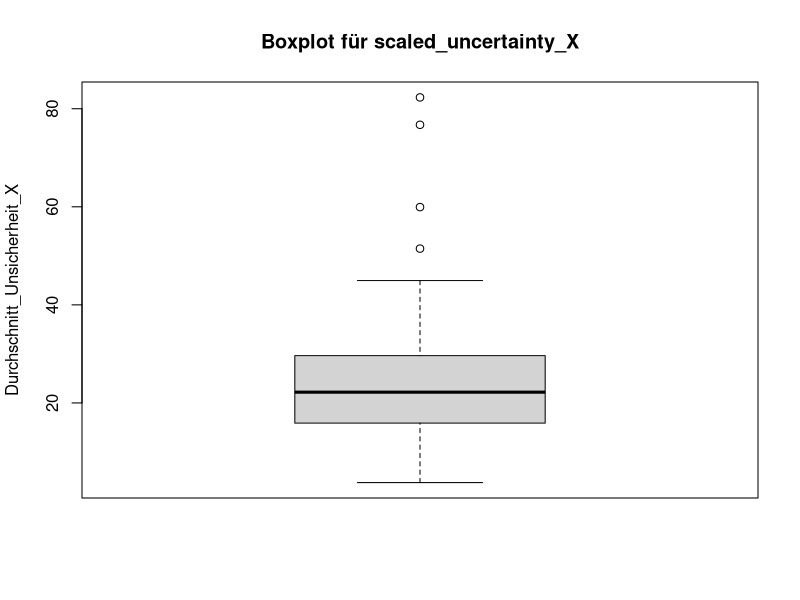
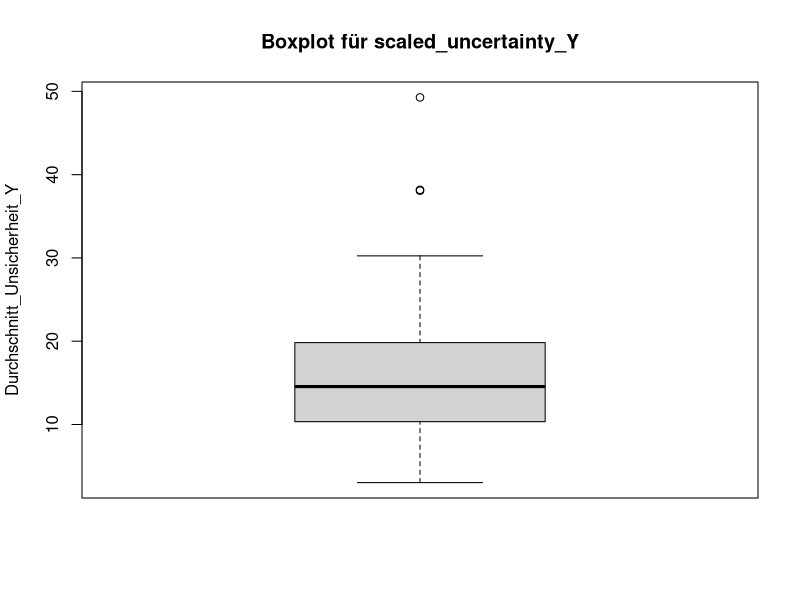

Generate these figures, in order, with R: (Note: this script raises an error after producing the figures.)

library(plotrix)
library(dplyr)
library(ggplot2)
library(grid)
library(RColorBrewer)
library(openxlsx)
library(gplots)
library(tibble)
library(readxl)

answerstable <- read.xlsx('myapp/data/RQ1_corrected_scaled_2.xlsx') #importiert das answers file
answerstable <- answerstable %>% filter(QUES_ID != "401" & QUES_ID != "402"& QUES_ID != "403")#Nimmt meine Testdatensätze aus
answerstable <- answerstable %>% filter(QUES2SURV_METHOD == "classic" & ANS2SURV_ANSWERED == 1 & (ACC2SURV_ROLE  == 1 | ACC2SURV_ROLE  == 2))#filtert die Daten und gibt nur die beantworteten aus #& QUES_ID == actualscenario)# & ACC2SURV_ACCID == "22")

df.all <- answerstable %>% filter(QUES2SURV_METHOD == "classic" & ANS2SURV_ANSWERED == 1 & (ACC2SURV_ROLE  == 1 | ACC2SURV_ROLE  == 2))#filtert die Daten und gibt nur die beantworteten aus #& QUES_ID == actualscenario)# & ACC2SURV_ACCID == "22")
df.coreteam <- answerstable %>% filter(QUES2SURV_METHOD == "classic" & ANS2SURV_ANSWERED == 1 & ACC2SURV_ROLE  == 1) # nur Kernteam
df.noncoreteam <- answerstable %>% filter(QUES2SURV_METHOD == "classic" & ANS2SURV_ANSWERED == 1 & ACC2SURV_ROLE  == 2) # nur nichtKernteam

numberofuser.all <- length(unique(df.all$ACC2SURV_ACCID)) #Anzahl der Gesamtuser
numberofuser.coreteam <- length(unique(df.coreteam$ACC2SURV_ACCID))
numberofuser.noncoreteam <- length(unique(df.noncoreteam$ACC2SURV_ACCID))
users <- unique(df.all$ACC2SURV_ACCID)

kategorien <- sort(unique(answerstable$QUES_CATEGORY_english))
print(kategorien)


ergebnis <- aggregate(cbind(uncertaintyIPercent, uncertaintyOPercent) ~ QUES_CATEGORY_english, data = answerstable, mean)

print (length(ergebnis))
ergebnis$uncertaintyIPercent <- round(ergebnis$uncertaintyIPercent,2)
ergebnis$uncertaintyOPercent <- round(ergebnis$uncertaintyOPercent,2)
ergebnis$mean_uncertainty <- ((ergebnis$uncertaintyIPercent + ergebnis$uncertaintyOPercent)/2)


uncertaintyIPercent = round(mean(answerstable$uncertaintyIPercent, na.rm = TRUE),2)
uncertaintyOPercent = round(mean(answerstable$uncertaintyOPercent, na.rm = TRUE),2)

summenzeile <- c(QUES_CATEGORY_english = "Overall Average",
                 uncertaintyIPercent,
                 uncertaintyOPercent,
                 mean_uncertainty = round(mean(c(uncertaintyIPercent,uncertaintyOPercent)),2)
                 )

ergebnis <- rbind(ergebnis, summenzeile)
print(ergebnis)




gesamt <- as.integer(sum(!is.na(answerstable$ACC2SURV_ROLE)))
gesamt_ct <- as.integer(sum(answerstable$ACC2SURV_ROLE == 1, na.rm = TRUE))
gesamt_nct <- as.integer(sum(answerstable$ACC2SURV_ROLE == 2, na.rm = TRUE))
all_unc_I <- round(mean(answerstable$uncertaintyIPercent[answerstable$ACC2SURV_ROLE == 1 |  answerstable$ACC2SURV_ROLE == 2 ], na.rm = TRUE),2)
all_unc_O <- round(mean(answerstable$uncertaintyOPercent[answerstable$ACC2SURV_ROLE == 1 | answerstable$ACC2SURV_ROLE == 2], na.rm = TRUE),2)
ct_unc_I <- round(mean(answerstable$uncertaintyIPercent[answerstable$ACC2SURV_ROLE == 1], na.rm = TRUE),2)
ct_unc_O <- round(mean(answerstable$uncertaintyOPercent[answerstable$ACC2SURV_ROLE == 1], na.rm = TRUE),2)
nct_unc_I <- round(mean(answerstable$uncertaintyIPercent[answerstable$ACC2SURV_ROLE == 2], na.rm = TRUE),2)
nct_unc_O <- round(mean(answerstable$uncertaintyOPercent[answerstable$ACC2SURV_ROLE == 2], na.rm = TRUE),2)
all_hitImp <- as.integer(sum(answerstable$hitImp, na.rm = TRUE),2)
ct_hitImp <- as.integer(sum(answerstable$hitImp[answerstable$ACC2SURV_ROLE == 1], na.rm = TRUE),2)
nct_hitImp <- as.integer(sum(answerstable$hitImp[answerstable$ACC2SURV_ROLE == 2], na.rm = TRUE),2)
all_hitOcc <- as.integer(sum(answerstable$hitOcc, na.rm = TRUE),2)
ct_hitOcc <- as.integer(sum(answerstable$hitOcc[answerstable$ACC2SURV_ROLE == 1], na.rm = TRUE),2)
nct_hitOcc <- as.integer(sum(answerstable$hitOcc[answerstable$ACC2SURV_ROLE == 2], na.rm = TRUE),2)
all_perc_overlap_Imp <- round(((100/gesamt)*all_hitImp),2)
ct_perc_overlap_Imp <- round(((100/gesamt_ct)*ct_hitImp),2)
nct_perc_overlap_Imp <- round(((100/gesamt_nct)*nct_hitImp),2) 
all_perc_overlap_Occ <- round(((100/gesamt)*all_hitOcc),2)
ct_perc_overlap_Occ <- round(((100/gesamt_ct)*ct_hitOcc),2)
nct_perc_overlap_Occ <- round(((100/gesamt_nct)*nct_hitOcc),2) 
  

df <- data.frame(
  Category = c("number of answers", 
               "percent uncertainty in impact/potential", 
               "percent uncertainty in probability of occurrence", 
               "number of overlaps in impact/potential", 
               "percent of overlaps in impact/potential", 
               "number of overlaps in probability of occurrence", 
               "percent of overlaps in probability of occurrence"),
  overall = c(as.character(gesamt),all_unc_I,all_unc_O,all_hitImp,all_perc_overlap_Imp,all_hitOcc,all_perc_overlap_Occ),
  coreteam = c(as.character(gesamt_ct),ct_unc_I,ct_unc_O,ct_hitImp,ct_perc_overlap_Imp,ct_hitOcc,ct_perc_overlap_Occ),
  noncoreteam = c(as.character(gesamt_nct),nct_unc_I,nct_unc_O,nct_hitImp,nct_perc_overlap_Imp,nct_hitOcc,nct_perc_overlap_Occ))

print (df)

#ergebnis2 <- aggregate(scaled_uncertainty_Y ~ ACC2SURV_ROLE, data = answerstable, sum)
#print(ergebnis2)

#QUES_CATEGORY_english

print("")
print (numberofuser.all)


jobgroup <- sort(unique(answerstable$Berufsgruppe))
print(jobgroup)

ergebnis_job <- aggregate(cbind(uncertaintyIPercent, uncertaintyOPercent) ~ Berufsgruppe, data = answerstable, mean)
print (ergebnis_job)


job_all_pers <- length(unique(df.all$ACC2SURV_ACCID))
job_admin_pers <- length(unique(df.all$ACC2SURV_ACCID[answerstable$Berufsgruppe == "Administration"]))
job_care_pers <- length(unique(df.all$ACC2SURV_ACCID[answerstable$Berufsgruppe == "caregiver"]))
job_manage_pers <- length(unique(df.all$ACC2SURV_ACCID[answerstable$Berufsgruppe == "management"]))
job_medic_pers <- length(unique(df.all$ACC2SURV_ACCID[answerstable$Berufsgruppe == "medical"]))
job_tech_pers <- length(unique(df.all$ACC2SURV_ACCID[answerstable$Berufsgruppe == "technician"]))
job_all_hitImp <- as.integer(sum(answerstable$hitImp, na.rm = TRUE),2)
job_admin_hitImp <- as.integer(sum(answerstable$hitImp[answerstable$Berufsgruppe == "Administration"], na.rm = TRUE),2)
job_care_hitImp <- as.integer(sum(answerstable$hitImp[answerstable$Berufsgruppe == "caregiver"], na.rm = TRUE),2)
job_manage_hitImp <- as.integer(sum(answerstable$hitImp[answerstable$Berufsgruppe == "management"], na.rm = TRUE),2)
job_medic_hitImp <- as.integer(sum(answerstable$hitImp[answerstable$Berufsgruppe == "medical"], na.rm = TRUE),2)
job_tech_hitImp <- as.integer(sum(answerstable$hitImp[answerstable$Berufsgruppe == "technician"], na.rm = TRUE),2)
job_all_hitOcc <- as.integer(sum(answerstable$hitOcc, na.rm = TRUE),2)
job_admin_hitOcc <- as.integer(sum(answerstable$hitOcc[answerstable$Berufsgruppe == "Administration"], na.rm = TRUE),2)
job_care_hitOcc <- as.integer(sum(answerstable$hitOcc[answerstable$Berufsgruppe == "caregiver"], na.rm = TRUE),2)
job_manage_hitOcc <- as.integer(sum(answerstable$hitOcc[answerstable$Berufsgruppe == "management"], na.rm = TRUE),2)
job_medic_hitOcc <- as.integer(sum(answerstable$hitOcc[answerstable$Berufsgruppe == "medical"], na.rm = TRUE),2)
job_tech_hitOcc <- as.integer(sum(answerstable$hitOcc[answerstable$Berufsgruppe == "technician"], na.rm = TRUE),2)

job_all_UncOcc <- round(mean(answerstable$uncertaintyOPercent, na.rm = TRUE),2)
job_admin_UncOcc <- round(mean(answerstable$uncertaintyOPercent[answerstable$Berufsgruppe == "Administration"], na.rm = TRUE),2)
job_care_UncOcc <- round(mean(answerstable$uncertaintyOPercent[answerstable$Berufsgruppe == "caregiver"], na.rm = TRUE),2)
job_manage_UncOcc <- round(mean(answerstable$uncertaintyOPercent[answerstable$Berufsgruppe == "management"], na.rm = TRUE),2)
job_medic_UncOcc <- round(mean(answerstable$uncertaintyOPercent[answerstable$Berufsgruppe == "medical"], na.rm = TRUE),2)
job_tech_UncOcc <- round(mean(answerstable$uncertaintyOPercent[answerstable$Berufsgruppe == "technician"], na.rm = TRUE),2)

job_all_UncImp <- round(mean(answerstable$uncertaintyIPercent, na.rm = TRUE),2)
job_admin_UncImp <- round(mean(answerstable$uncertaintyIPercent[answerstable$Berufsgruppe == "Administration"], na.rm = TRUE),2)
job_care_UncImp <- round(mean(answerstable$uncertaintyIPercent[answerstable$Berufsgruppe == "caregiver"], na.rm = TRUE),2)
job_manage_UncImp <- round(mean(answerstable$uncertaintyIPercent[answerstable$Berufsgruppe == "management"], na.rm = TRUE),2)
job_medic_UncImp <- round(mean(answerstable$uncertaintyIPercent[answerstable$Berufsgruppe == "medical"], na.rm = TRUE),2)
job_tech_UncImp <- round(mean(answerstable$uncertaintyIPercent[answerstable$Berufsgruppe == "technician"], na.rm = TRUE),2)

job_all_perhitImp <- round((100/(sum(!is.na(answerstable$ACC2SURV_ROLE)))*job_all_hitImp),2)
job_admin_perhitImp <- round((100/(sum(answerstable$Berufsgruppe == "Administration"))*job_admin_hitImp),2)
job_care_perhitImp <- round((100/(sum(answerstable$Berufsgruppe == "caregiver"))*job_care_hitImp),2)
job_manage_perhitImp <- round((100/(sum(answerstable$Berufsgruppe == "management"))*job_manage_hitImp),2)
job_medic_perhitImp <- round((100/(sum(answerstable$Berufsgruppe == "medical"))*job_medic_hitImp),2)
job_tech_perhitImp <- round((100/(sum(answerstable$Berufsgruppe == "technician"))*job_tech_hitImp),2)
  
job_all_perhitOcc <- round((100/(sum(!is.na(answerstable$ACC2SURV_ROLE)))*job_all_hitOcc),2)
job_admin_perhitOcc <- round((100/(sum(answerstable$Berufsgruppe == "Administration"))*job_admin_hitOcc),2)
job_care_perhitOcc <- round((100/(sum(answerstable$Berufsgruppe == "caregiver"))*job_care_hitOcc),2)
job_manage_perhitOcc <- round((100/(sum(answerstable$Berufsgruppe == "management"))*job_manage_hitOcc),2) 
job_medic_perhitOcc <- round((100/(sum(answerstable$Berufsgruppe == "medical"))*job_medic_hitOcc),2)
job_tech_perhitOcc <- round((100/(sum(answerstable$Berufsgruppe == "technician"))*job_tech_hitOcc),2)



job_df <- data.frame(
  Category = c("number of persons", 
               "number of overlaps in impact/potential", 
               "number of overlaps in probability of occurrence", 
               "percent of overlaps in impact/potential", 
               "percent of overlaps in probability of occurrence",
               "percent uncertainty in impact/potential", 
               "percent uncertainty in probability of occurrence"),
administration = c(job_admin_pers,job_admin_hitImp,job_admin_hitOcc,job_admin_perhitImp,job_admin_perhitOcc,job_admin_UncImp,job_admin_UncOcc),
caregiver = c(job_care_pers,job_care_hitImp,job_care_hitOcc,job_care_perhitImp,job_care_perhitOcc,job_care_UncImp,job_care_UncOcc),
management = c(job_manage_pers,job_manage_hitImp,job_manage_hitOcc,job_manage_perhitImp,job_manage_perhitOcc,job_manage_UncImp,job_manage_UncOcc),
medical = c(job_medic_pers,job_medic_hitImp,job_medic_hitOcc,job_medic_perhitImp,job_medic_perhitOcc,job_medic_UncImp,job_medic_UncOcc),
technician = c(job_tech_pers,job_tech_hitImp,job_tech_hitOcc,job_tech_perhitImp,job_tech_perhitOcc,job_tech_UncImp,job_tech_UncOcc),
overall = c(job_all_pers,job_all_hitImp,job_all_hitOcc,job_all_perhitImp,job_all_perhitOcc,job_all_UncImp,job_all_UncOcc)
)


print (job_df)
answers_adm_X_all <-  round(mean(answerstable$scaled_distance_CtoG_X[answerstable$Berufsgruppe == "Administration"], na.rm = TRUE),2)
answers_adm_X_chance <-  round(mean(answerstable$scaled_distance_CtoG_X[answerstable$Berufsgruppe == "Administration" & answerstable$QUES_TYP == "Chance"], na.rm = TRUE),2)
answers_adm_X_risk <-  round(mean(answerstable$scaled_distance_CtoG_X[answerstable$Berufsgruppe == "Administration" & answerstable$QUES_TYP == "Risiko"], na.rm = TRUE),2)
answers_adm_Y_all <-  round(mean(answerstable$scaled_distance_CtoG_Y[answerstable$Berufsgruppe == "Administration"], na.rm = TRUE),2)
answers_adm_Y_chance <-  round(mean(answerstable$scaled_distance_CtoG_Y[answerstable$Berufsgruppe == "Administration" & answerstable$QUES_TYP == "Chance"], na.rm = TRUE),2)
answers_adm_Y_risk <-  round(mean(answerstable$scaled_distance_CtoG_Y[answerstable$Berufsgruppe == "Administration" & answerstable$QUES_TYP == "Risiko"], na.rm = TRUE),2)

answers_care_X_all <-  round(mean(answerstable$scaled_distance_CtoG_X[answerstable$Berufsgruppe == "caregiver"], na.rm = TRUE),2)
answers_care_X_chance <-  round(mean(answerstable$scaled_distance_CtoG_X[answerstable$Berufsgruppe == "caregiver" & answerstable$QUES_TYP == "Chance"], na.rm = TRUE),2)
answers_care_X_risk <-  round(mean(answerstable$scaled_distance_CtoG_X[answerstable$Berufsgruppe == "caregiver" & answerstable$QUES_TYP == "Risiko"], na.rm = TRUE),2)
answers_care_Y_all <-  round(mean(answerstable$scaled_distance_CtoG_Y[answerstable$Berufsgruppe == "caregiver"], na.rm = TRUE),2)
answers_care_Y_chance <-  round(mean(answerstable$scaled_distance_CtoG_Y[answerstable$Berufsgruppe == "caregiver" & answerstable$QUES_TYP == "Chance"], na.rm = TRUE),2)
answers_care_Y_risk <-  round(mean(answerstable$scaled_distance_CtoG_Y[answerstable$Berufsgruppe == "caregiver" & answerstable$QUES_TYP == "Risiko"], na.rm = TRUE),2)

answers_mgt_X_all <-  round(mean(answerstable$scaled_distance_CtoG_X[answerstable$Berufsgruppe == "management"], na.rm = TRUE),2)
answers_mgt_X_chance <-  round(mean(answerstable$scaled_distance_CtoG_X[answerstable$Berufsgruppe == "management" & answerstable$QUES_TYP == "Chance"], na.rm = TRUE),2)
answers_mgt_X_risk <-  round(mean(answerstable$scaled_distance_CtoG_X[answerstable$Berufsgruppe == "management" & answerstable$QUES_TYP == "Risiko"], na.rm = TRUE),2)
answers_mgt_Y_all <-  round(mean(answerstable$scaled_distance_CtoG_Y[answerstable$Berufsgruppe == "management"], na.rm = TRUE),2)
answers_mgt_Y_chance <-  round(mean(answerstable$scaled_distance_CtoG_Y[answerstable$Berufsgruppe == "management" & answerstable$QUES_TYP == "Chance"], na.rm = TRUE),2)
answers_mgt_Y_risk <-  round(mean(answerstable$scaled_distance_CtoG_Y[answerstable$Berufsgruppe == "management" & answerstable$QUES_TYP == "Risiko"], na.rm = TRUE),2)

answers_med_X_all <-  round(mean(answerstable$scaled_distance_CtoG_X[answerstable$Berufsgruppe == "medical"], na.rm = TRUE),2)
answers_med_X_chance <-  round(mean(answerstable$scaled_distance_CtoG_X[answerstable$Berufsgruppe == "medical" & answerstable$QUES_TYP == "Chance"], na.rm = TRUE),2)
answers_med_X_risk <-  round(mean(answerstable$scaled_distance_CtoG_X[answerstable$Berufsgruppe == "medical" & answerstable$QUES_TYP == "Risiko"], na.rm = TRUE),2)
answers_med_Y_all <-  round(mean(answerstable$scaled_distance_CtoG_Y[answerstable$Berufsgruppe == "medical"], na.rm = TRUE),2)
answers_med_Y_chance <-  round(mean(answerstable$scaled_distance_CtoG_Y[answerstable$Berufsgruppe == "medical" & answerstable$QUES_TYP == "Chance"], na.rm = TRUE),2)
answers_med_Y_risk <-  round(mean(answerstable$scaled_distance_CtoG_Y[answerstable$Berufsgruppe == "medical" & answerstable$QUES_TYP == "Risiko"], na.rm = TRUE),2)

answers_tec_X_all <-  round(mean(answerstable$scaled_distance_CtoG_X[answerstable$Berufsgruppe == "technician"], na.rm = TRUE),2)
answers_tec_X_chance <-  round(mean(answerstable$scaled_distance_CtoG_X[answerstable$Berufsgruppe == "technician" & answerstable$QUES_TYP == "Chance"], na.rm = TRUE),2)
answers_tec_X_risk <-  round(mean(answerstable$scaled_distance_CtoG_X[answerstable$Berufsgruppe == "technician" & answerstable$QUES_TYP == "Risiko"], na.rm = TRUE),2)
answers_tec_Y_all <-  round(mean(answerstable$scaled_distance_CtoG_Y[answerstable$Berufsgruppe == "technician"], na.rm = TRUE),2)
answers_tec_Y_chance <-  round(mean(answerstable$scaled_distance_CtoG_Y[answerstable$Berufsgruppe == "technician" & answerstable$QUES_TYP == "Chance"], na.rm = TRUE),2)
answers_tec_Y_risk <-  round(mean(answerstable$scaled_distance_CtoG_Y[answerstable$Berufsgruppe == "technician" & answerstable$QUES_TYP == "Risiko"], na.rm = TRUE),2)

answers_X_all <-  round(mean(answerstable$scaled_distance_CtoG_X, na.rm = TRUE),2)
answers_X_chance <-  round(mean(answerstable$scaled_distance_CtoG_X[answerstable$QUES_TYP == "Chance"], na.rm = TRUE),2)
answers_X_risk <-  round(mean(answerstable$scaled_distance_CtoG_X[answerstable$QUES_TYP == "Risiko"], na.rm = TRUE),2)
answers_Y_all <-  round(mean(answerstable$scaled_distance_CtoG_Y, na.rm = TRUE),2)
answers_Y_chance <-  round(mean(answerstable$scaled_distance_CtoG_Y[answerstable$QUES_TYP == "Chance"], na.rm = TRUE),2)
answers_Y_risk <-  round(mean(answerstable$scaled_distance_CtoG_Y[answerstable$QUES_TYP == "Risiko"], na.rm = TRUE),2)




cat (answers_adm_X_chance,answers_adm_X_risk,answers_adm_X_all,answers_adm_Y_chance,answers_adm_Y_risk,answers_adm_Y_all,"\n")
cat (answers_care_X_chance,answers_care_X_risk,answers_care_X_all,answers_care_Y_chance,answers_care_Y_risk,answers_care_Y_all,"\n")
cat (answers_mgt_X_chance,answers_mgt_X_risk,answers_mgt_X_all,answers_mgt_Y_chance,answers_mgt_Y_risk,answers_mgt_Y_all,"\n")
cat (answers_med_X_chance,answers_med_X_risk,answers_med_X_all,answers_med_Y_chance,answers_med_Y_risk,answers_med_Y_all,"\n")
cat (answers_tec_X_chance,answers_tec_X_risk,answers_tec_X_all,answers_tec_Y_chance,answers_tec_Y_risk,answers_tec_Y_all,"\n")
cat (answers_X_chance,answers_X_risk,answers_X_all,answers_Y_chance,answers_Y_risk,answers_Y_all,"\n")

unique_accids <- unique(answerstable$ACC2SURV_ACCID)
print (unique_accids)
print (length(unique_accids))



# Gruppiere den ursprünglichen DataFrame nach AccID und berechne den Durchschnitt pro Gruppe
result_df_uncer <- answerstable %>%
  group_by(ACC2SURV_ACCID) %>%
  summarize(Durchschnitt_Unsicherheit_X = mean(scaled_uncertainty_X, na.rm = TRUE),
            Durchschnitt_Unsicherheit_Y = mean(scaled_uncertainty_Y, na.rm = TRUE))

# Wenn du den neuen DataFrame anzeigen möchtest
print(result_df_uncer)


# Erstelle einen Boxplot für scaled_uncertainty_X
boxplot(result_df_uncer$Durchschnitt_Unsicherheit_X, 
        main = "Boxplot für scaled_uncertainty_X",
        ylab = "Durchschnitt_Unsicherheit_X")

# Erstelle einen Boxplot für scaled_uncertainty_Y
boxplot(result_df_uncer$Durchschnitt_Unsicherheit_Y, 
        main = "Boxplot für scaled_uncertainty_Y",
        ylab = "Durchschnitt_Unsicherheit_Y")



result_df_uncer_job <- answerstable %>%
  group_by(Berufsgruppe) %>%
  summarize(Durchschnitt_Unsicherheit_X = mean(scaled_uncertainty_X, na.rm = TRUE),
            Durchschnitt_Unsicherheit_Y = mean(scaled_uncertainty_Y, na.rm = TRUE))

result_df_uncer_job_all <- answerstable %>%
  summarize(Durchschnitt_Unsicherheit_X = mean(scaled_uncertainty_X, na.rm = TRUE),
            Durchschnitt_Unsicherheit_Y = mean(scaled_uncertainty_Y, na.rm = TRUE))


# Füge die Gesamtzeile zu result_df_uncer_job hinzu
result_df_uncer_job <- rbind(result_df_uncer_job, result_df_uncer_job_all)

# Wenn du den neuen DataFrame anzeigen möchtest
print(result_df_uncer_job)



#gerundeter_df <- rbind(output, output2)
#scentext <- paste0("usercomparison")

#write.csv(gerundeter_df, file = paste0("myapp/files/300_users/",scentext,".csv"), row.names = TRUE)
# Erstelle einen neuen Workbook und füge den transponierten Dataframe ein

scenfile <- paste0("myapp/files/test/answers.xlsx")
wb <- createWorkbook()
addWorksheet(wb, "Sheet1")
writeData(wb, "Sheet1", answerstable)
# Speichern des Workbooks als XLSX-Datei
#saveWorkbook(wb, file = scenfile, overwrite = TRUE)
